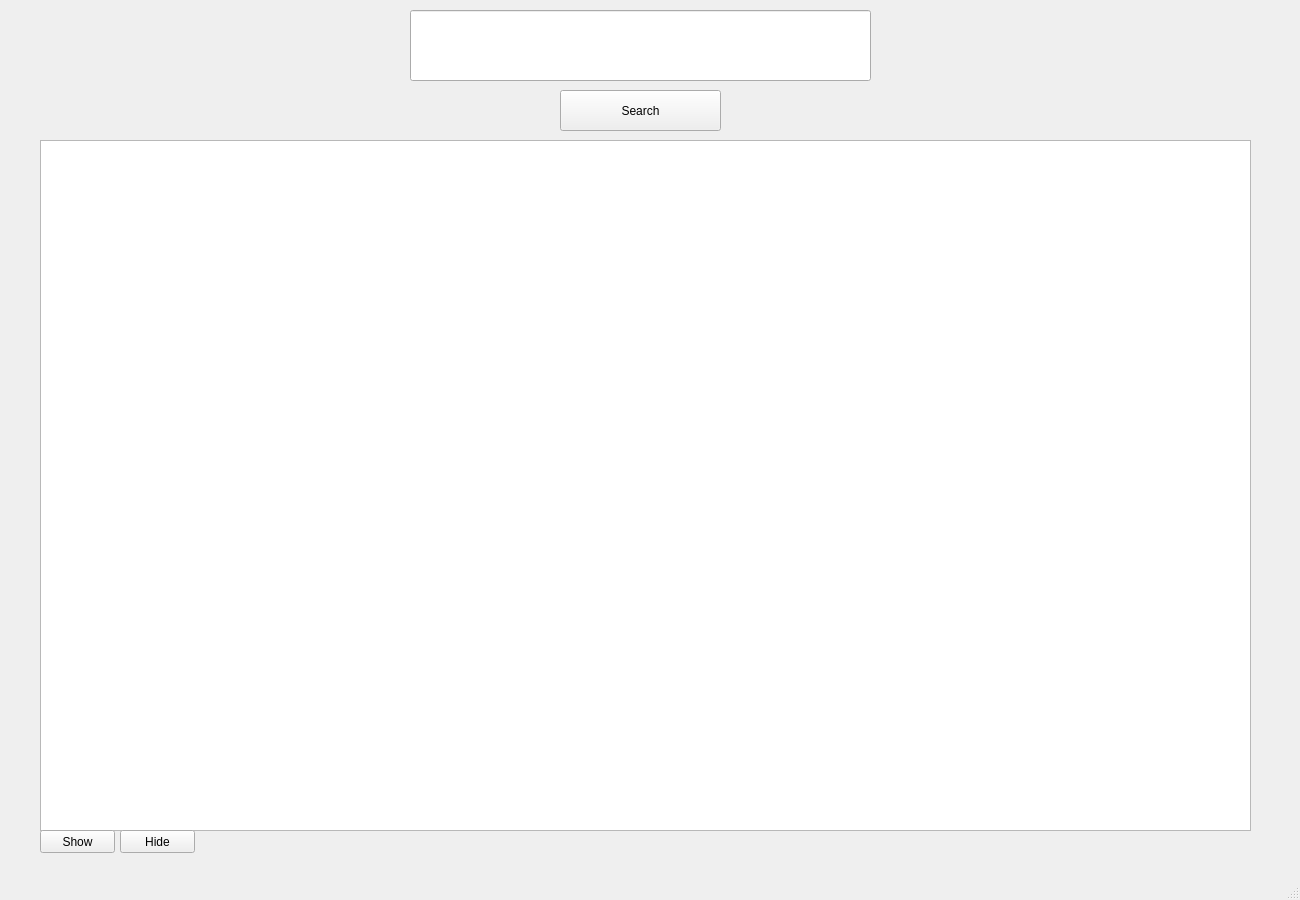
<?xml version="1.0" encoding="UTF-8"?>
<ui version="4.0">
 <class>Background</class>
 <widget class="QMainWindow" name="Background">
  <property name="geometry">
   <rect>
    <x>0</x>
    <y>0</y>
    <width>1300</width>
    <height>900</height>
   </rect>
  </property>
  <property name="minimumSize">
   <size>
    <width>1300</width>
    <height>900</height>
   </size>
  </property>
  <property name="maximumSize">
   <size>
    <width>1300</width>
    <height>900</height>
   </size>
  </property>
  <property name="windowTitle">
   <string>86 &quot;Eighty-Six&quot; Wiki Fandom</string>
  </property>
  <property name="windowIcon">
   <iconset>
    <normaloff>banner.png</normaloff>banner.png</iconset>
  </property>
  <property name="styleSheet">
   <string notr="true">background: url(:/shineilenabg/bg.jpg)</string>
  </property>
  <widget class="QWidget" name="centralwidget">
   <widget class="QPushButton" name="searchbutton">
    <property name="geometry">
     <rect>
      <x>560</x>
      <y>90</y>
      <width>161</width>
      <height>41</height>
     </rect>
    </property>
    <property name="styleSheet">
     <string notr="true">font: 24pt &quot;Angsana New&quot;;
background-image: url(:/background/bg.jpg);</string>
    </property>
    <property name="text">
     <string>Search</string>
    </property>
   </widget>
   <widget class="QPlainTextEdit" name="displaytext">
    <property name="enabled">
     <bool>true</bool>
    </property>
    <property name="geometry">
     <rect>
      <x>40</x>
      <y>140</y>
      <width>1211</width>
      <height>691</height>
     </rect>
    </property>
    <property name="styleSheet">
     <string notr="true">background-image: url(:/input white/white screen.jpg);
font: 22pt &quot;Angsana New&quot;;</string>
    </property>
   </widget>
   <widget class="QLineEdit" name="inputtext">
    <property name="geometry">
     <rect>
      <x>410</x>
      <y>10</y>
      <width>461</width>
      <height>71</height>
     </rect>
    </property>
    <property name="styleSheet">
     <string notr="true">background-image: url(:/whitescreenbg/white screen.jpg);
font: 75 48pt &quot;Angsana New&quot;;</string>
    </property>
   </widget>
   <widget class="QPushButton" name="pushButton">
    <property name="geometry">
     <rect>
      <x>40</x>
      <y>830</y>
      <width>75</width>
      <height>23</height>
     </rect>
    </property>
    <property name="text">
     <string>Show</string>
    </property>
   </widget>
   <widget class="QPushButton" name="pushButton_2">
    <property name="geometry">
     <rect>
      <x>120</x>
      <y>830</y>
      <width>75</width>
      <height>23</height>
     </rect>
    </property>
    <property name="text">
     <string>Hide</string>
    </property>
   </widget>
   <zorder>displaytext</zorder>
   <zorder>searchbutton</zorder>
   <zorder>inputtext</zorder>
   <zorder>pushButton</zorder>
   <zorder>pushButton_2</zorder>
  </widget>
  <widget class="QMenuBar" name="menubar">
   <property name="geometry">
    <rect>
     <x>0</x>
     <y>0</y>
     <width>1300</width>
     <height>21</height>
    </rect>
   </property>
  </widget>
  <widget class="QStatusBar" name="statusbar"/>
 </widget>
 <resources>
  <include location="BGqrc.qrc"/>
  <include location="BGqrc_rc.py"/>
 </resources>
 <connections>
  <connection>
   <sender>pushButton</sender>
   <signal>clicked()</signal>
   <receiver>displaytext</receiver>
   <slot>show()</slot>
   <hints>
    <hint type="sourcelabel">
     <x>56</x>
     <y>860</y>
    </hint>
    <hint type="destinationlabel">
     <x>110</x>
     <y>754</y>
    </hint>
   </hints>
  </connection>
  <connection>
   <sender>pushButton_2</sender>
   <signal>clicked()</signal>
   <receiver>displaytext</receiver>
   <slot>hide()</slot>
   <hints>
    <hint type="sourcelabel">
     <x>160</x>
     <y>863</y>
    </hint>
    <hint type="destinationlabel">
     <x>181</x>
     <y>762</y>
    </hint>
   </hints>
  </connection>
 </connections>
</ui>
